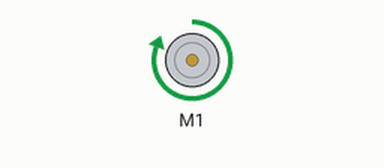
Recording of a sketch running on a simulated Arduino Uno, built with avr-gcc and run on an emulated ATmega328P. Parts: DC motor (green arrow = forward, orange = backward, longer = faster).

Above: at 1.2 s.
At 3.8 s:
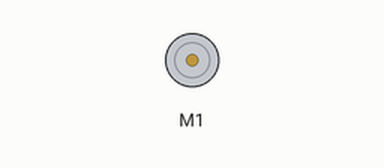
Timing chart, 0 to 6.8 s (numbered marks = the images above):
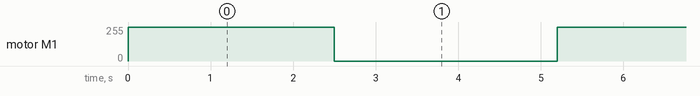

Measured:
- by itself, motor M1: alternates forward 255/255 for 2.5 s and stopped for 2.7 s

The sketch:

arduino.ino
```cpp
#include <Adafruit_MotorShield.h>
#include <Wire.h>
#include "utility/Adafruit_MS_PWMServoDriver.h"
Adafruit_MotorShield AFMS = Adafruit_MotorShield();

Adafruit_DCMotor *myMotor = AFMS.getMotor(1);
void setup() {
  AFMS.begin(1000);

}

void loop() {
 myMotor->setSpeed(255);
  myMotor->run(FORWARD);
  delay(2500);
  myMotor->setSpeed(0);
  myMotor->run(FORWARD);
  delay(2700);
}
```
